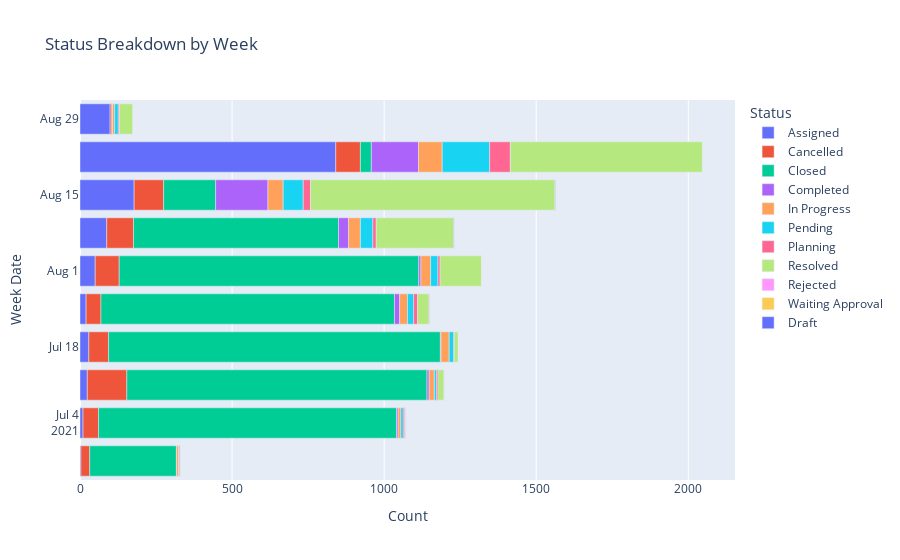

Notebook cell for this chart:
### Code cell
fig3 = px.bar(week_status_count, x= 'Count', y= 'Week Date', orientation = 'h', color= 'Status', hover_name='Status',
               title = "Status Breakdown by Week")
fig3.show()

### Figure 1 — Plotly figure (JSON) as saved in the notebook; plotly's stock layout.template omitted (floating-point values rounded to 4 significant figures)
{"data": [{"alignmentgroup": "True", "hovertemplate": "<b>%{hovertext}</b><br><br>Status=Assigned<br>Count=%{x}<br>Week Date=%{y}<extra></extra>", "hovertext": ["Assigned", "Assigned", "Assigned", "Assigned", "Assigned", "Assigned", "Assigned", "Assigned", "Assigned", "Assigned"], "legendgroup": "Assigned", "marker": {"color": "#636efa", "pattern": {"shape": ""}}, "name": "Assigned", "offsetgroup": "Assigned", "orientation": "h", "showlegend": true, "textposition": "auto", "type": "bar", "x": [3, 10, 24, 29, 20, 50, 88, 178, 841, 99], "xaxis": "x", "y": ["2021-06-27", "2021-07-04", "2021-07-11", "2021-07-18", "2021-07-25", "2021-08-01", "2021-08-08", "2021-08-15", "2021-08-22", "2021-08-29"], "yaxis": "y"}, {"alignmentgroup": "True", "hovertemplate": "<b>%{hovertext}</b><br><br>Status=Cancelled<br>Count=%{x}<br>Week Date=%{y}<extra></extra>", "hovertext": ["Cancelled", "Cancelled", "Cancelled", "Cancelled", "Cancelled", "Cancelled", "Cancelled", "Cancelled", "Cancelled", "Cancelled"], "legendgroup": "Cancelled", "marker": {"color": "#EF553B", "pattern": {"shape": ""}}, "name": "Cancelled", "offsetgroup": "Cancelled", "orientation": "h", "showlegend": true, "textposition": "auto", "type": "bar", "x": [29, 51, 130, 65, 49, 79, 88, 97, 81, 6], "xaxis": "x", "y": ["2021-06-27", "2021-07-04", "2021-07-11", "2021-07-18", "2021-07-25", "2021-08-01", "2021-08-08", "2021-08-15", "2021-08-22", "2021-08-29"], "yaxis": "y"}, {"alignmentgroup": "True", "hovertemplate": "<b>%{hovertext}</b><br><br>Status=Closed<br>Count=%{x}<br>Week Date=%{y}<extra></extra>", "hovertext": ["Closed", "Closed", "Closed", "Closed", "Closed", "Closed", "Closed", "Closed", "Closed", "Closed"], "legendgroup": "Closed", "marker": {"color": "#00cc96", "pattern": {"shape": ""}}, "name": "Closed", "offsetgroup": "Closed", "orientation": "h", "showlegend": true, "textposition": "auto", "type": "bar", "x": [285, 980, 987, 1091, 965, 985, 674, 171, 36, 1], "xaxis": "x", "y": ["2021-06-27", "2021-07-04", "2021-07-11", "2021-07-18", "2021-07-25", "2021-08-01", "2021-08-08", "2021-08-15", "2021-08-22", "2021-08-29"], "yaxis": "y"}, {"alignmentgroup": "True", "hovertemplate": "<b>%{hovertext}</b><br><br>Status=Completed<br>Count=%{x}<br>Week Date=%{y}<extra></extra>", "hovertext": ["Completed", "Completed", "Completed", "Completed", "Completed", "Completed", "Completed", "Completed", "Completed", "Completed"], "legendgroup": "Completed", "marker": {"color": "#ab63fa", "pattern": {"shape": ""}}, "name": "Completed", "offsetgroup": "Completed", "orientation": "h", "showlegend": true, "textposition": "auto", "type": "bar", "x": [1, 5, 7, 2, 17, 7, 33, 172, 155, 1], "xaxis": "x", "y": ["2021-06-27", "2021-07-04", "2021-07-11", "2021-07-18", "2021-07-25", "2021-08-01", "2021-08-08", "2021-08-15", "2021-08-22", "2021-08-29"], "yaxis": "y"}, {"alignmentgroup": "True", "hovertemplate": "<b>%{hovertext}</b><br><br>Status=In Progress<br>Count=%{x}<br>Week Date=%{y}<extra></extra>", "hovertext": ["In Progress", "In Progress", "In Progress", "In Progress", "In Progress", "In Progress", "In Progress", "In Progress", "In Progress", "In Progress"], "legendgroup": "In Progress", "marker": {"color": "#FFA15A", "pattern": {"shape": ""}}, "name": "In Progress", "offsetgroup": "In Progress", "orientation": "h", "showlegend": true, "textposition": "auto", "type": "bar", "x": [7, 9, 17, 27, 26, 32, 39, 50, 78, 7], "xaxis": "x", "y": ["2021-06-27", "2021-07-04", "2021-07-11", "2021-07-18", "2021-07-25", "2021-08-01", "2021-08-08", "2021-08-15", "2021-08-22", "2021-08-29"], "yaxis": "y"}, {"alignmentgroup": "True", "hovertemplate": "<b>%{hovertext}</b><br><br>Status=Pending<br>Count=%{x}<br>Week Date=%{y}<extra></extra>", "hovertext": ["Pending", "Pending", "Pending", "Pending", "Pending", "Pending", "Pending", "Pending", "Pending", "Pending"], "legendgroup": "Pending", "marker": {"color": "#19d3f3", "pattern": {"shape": ""}}, "name": "Pending", "offsetgroup": "Pending", "orientation": "h", "showlegend": true, "textposition": "auto", "type": "bar", "x": [1, 8, 7, 15, 20, 24, 41, 66, 156, 12], "xaxis": "x", "y": ["2021-06-27", "2021-07-04", "2021-07-11", "2021-07-18", "2021-07-25", "2021-08-01", "2021-08-08", "2021-08-15", "2021-08-22", "2021-08-29"], "yaxis": "y"}, {"alignmentgroup": "True", "hovertemplate": "<b>%{hovertext}</b><br><br>Status=Planning<br>Count=%{x}<br>Week Date=%{y}<extra></extra>", "hovertext": ["Planning", "Planning", "Planning", "Planning", "Planning", "Planning", "Planning", "Planning", "Planning", "Planning"], "legendgroup": "Planning", "marker": {"color": "#FF6692", "pattern": {"shape": ""}}, "name": "Planning", "offsetgroup": "Planning", "orientation": "h", "showlegend": true, "textposition": "auto", "type": "bar", "x": [3, 5, 5, 2, 13, 7, 11, 24, 68, 4], "xaxis": "x", "y": ["2021-06-27", "2021-07-04", "2021-07-11", "2021-07-18", "2021-07-25", "2021-08-01", "2021-08-08", "2021-08-15", "2021-08-22", "2021-08-29"], "yaxis": "y"}, {"alignmentgroup": "True", "hovertemplate": "<b>%{hovertext}</b><br><br>Status=Resolved<br>Count=%{x}<br>Week Date=%{y}<extra></extra>", "hovertext": ["Resolved", "Resolved", "Resolved", "Resolved", "Resolved", "Resolved", "Resolved", "Resolved", "Resolved", "Resolved"], "legendgroup": "Resolved", "marker": {"color": "#B6E880", "pattern": {"shape": ""}}, "name": "Resolved", "offsetgroup": "Resolved", "orientation": "h", "showlegend": true, "textposition": "auto", "type": "bar", "x": [1, 2, 20, 12, 38, 136, 255, 804, 631, 43], "xaxis": "x", "y": ["2021-06-27", "2021-07-04", "2021-07-11", "2021-07-18", "2021-07-25", "2021-08-01", "2021-08-08", "2021-08-15", "2021-08-22", "2021-08-29"], "yaxis": "y"}, {"alignmentgroup": "True", "hovertemplate": "<b>%{hovertext}</b><br><br>Status=Rejected<br>Count=%{x}<br>Week Date=%{y}<extra></extra>", "hovertext": ["Rejected", "Rejected", "Rejected"], "legendgroup": "Rejected", "marker": {"color": "#FF97FF", "pattern": {"shape": ""}}, "name": "Rejected", "offsetgroup": "Rejected", "orientation": "h", "showlegend": true, "textposition": "auto", "type": "bar", "x": [2, 1, 2], "xaxis": "x", "y": ["2021-07-04", "2021-07-11", "2021-07-25"], "yaxis": "y"}, {"alignmentgroup": "True", "hovertemplate": "<b>%{hovertext}</b><br><br>Status=Waiting Approval<br>Count=%{x}<br>Week Date=%{y}<extra></extra>", "hovertext": ["Waiting Approval"], "legendgroup": "Waiting Approval", "marker": {"color": "#FECB52", "pattern": {"shape": ""}}, "name": "Waiting Approval", "offsetgroup": "Waiting Approval", "orientation": "h", "showlegend": true, "textposition": "auto", "type": "bar", "x": [1], "xaxis": "x", "y": ["2021-08-01"], "yaxis": "y"}, {"alignmentgroup": "True", "hovertemplate": "<b>%{hovertext}</b><br><br>Status=Draft<br>Count=%{x}<br>Week Date=%{y}<extra></extra>", "hovertext": ["Draft", "Draft"], "legendgroup": "Draft", "marker": {"color": "#636efa", "pattern": {"shape": ""}}, "name": "Draft", "offsetgroup": "Draft", "orientation": "h", "showlegend": true, "textposition": "auto", "type": "bar", "x": [1, 1], "xaxis": "x", "y": ["2021-08-08", "2021-08-15"], "yaxis": "y"}], "layout": {"barmode": "relative", "legend": {"title": {"text": "Status"}, "tracegroupgap": 0}, "title": {"text": "Status Breakdown by Week"}, "xaxis": {"anchor": "y", "domain": [0, 1], "title": {"text": "Count"}}, "yaxis": {"anchor": "x", "domain": [0, 1], "title": {"text": "Week Date"}}}}
